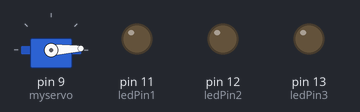
The sketch below on a simulated Arduino Uno, built with avr-gcc and run on an emulated ATmega328P. Parts: servo, output pins drawn as LEDs (lit = HIGH).

Above: at 0.05 s.
At 0.7 s:
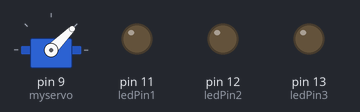
At 1.35 s:
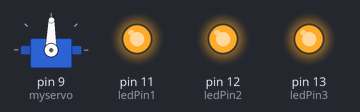
At 2.7 s:
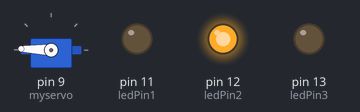
At 4.05 s:
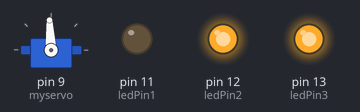
At 5.45 s:
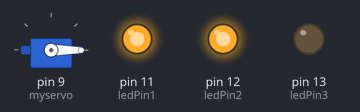
Timing chart, 0 to 7.1 s (numbered marks = the images above):
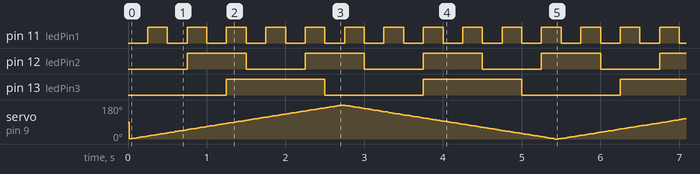

The sketch:

27.LED3_ServoLR.ino
```cpp
#include <Servo.h>
Servo myservo;

int pos = 0;
int servo_interval=15, increment=1;

const int ledPin1=11, ledPin2=12, ledPin3=13;

int ledState1=LOW, ledState2=LOW, ledState3=LOW;

unsigned long previousMillis1 = 0, previousMillis2 = 0, previousMillis3 = 0, ServoPreviousMillis = 0;

const long OnTime1=250;
const long OffTime1=OnTime1;
const long OnTime2=OnTime1*3;
const long OffTime2=OnTime2;
const long OnTime3=OnTime1*5;
const long OffTime3=OnTime3;

void setup() {
  pinMode(ledPin1,OUTPUT);
  pinMode(ledPin2,OUTPUT);
  pinMode(ledPin3,OUTPUT);
  myservo.attach(9);

  Serial.begin(9600);
}

void loop() {
  unsigned long currentMillis = millis();

  if ((ledState1 == HIGH) && (currentMillis - previousMillis1 >= OnTime1)) {
    ledState1 = !ledState1;
    previousMillis1 = currentMillis;
    digitalWrite(ledPin1,ledState1);
  } else if ((ledState1 == LOW) && (currentMillis - previousMillis1 >= OffTime1)) {
    ledState1 = !ledState1;
    previousMillis1 = currentMillis;
    digitalWrite(ledPin1,ledState1);
  }
  if ((ledState2 == HIGH) && (currentMillis - previousMillis2 >= OnTime2)) {
    ledState2 = !ledState2;
    previousMillis2 = currentMillis;
    digitalWrite(ledPin2,ledState2);
  } else if ((ledState2 == LOW) && (currentMillis - previousMillis2 >= OffTime2)) {
    ledState2 = !ledState2;
    previousMillis2 = currentMillis;
    digitalWrite(ledPin2,ledState2);
  }
  if ((ledState3 == HIGH) && (currentMillis - previousMillis3 >= OnTime3)) {
    ledState3 = !ledState3;
    previousMillis3 = currentMillis;
    digitalWrite(ledPin3,ledState3);
  } else if ((ledState3 == LOW) && (currentMillis - previousMillis3 >= OffTime3)) {
    ledState3 = !ledState3;
    previousMillis3 = currentMillis;
    digitalWrite(ledPin3,ledState3);
  }
  if (millis() - ServoPreviousMillis >= servo_interval) {
    ServoPreviousMillis = millis();
    pos += increment;
    myservo.write(pos);
    if ((pos >= 180) || (pos < 0)) {
      increment = -increment;
    }
  }
}
```

Measured:
- by itself, pin 11 (ledPin1): alternates HIGH for 0.25 s and LOW for 0.25 s
- by itself, pin 12 (ledPin2): alternates HIGH for 0.75 s and LOW for 0.75 s
- by itself, pin 13 (ledPin3): alternates HIGH for 1.3 s and LOW for 1.3 s
